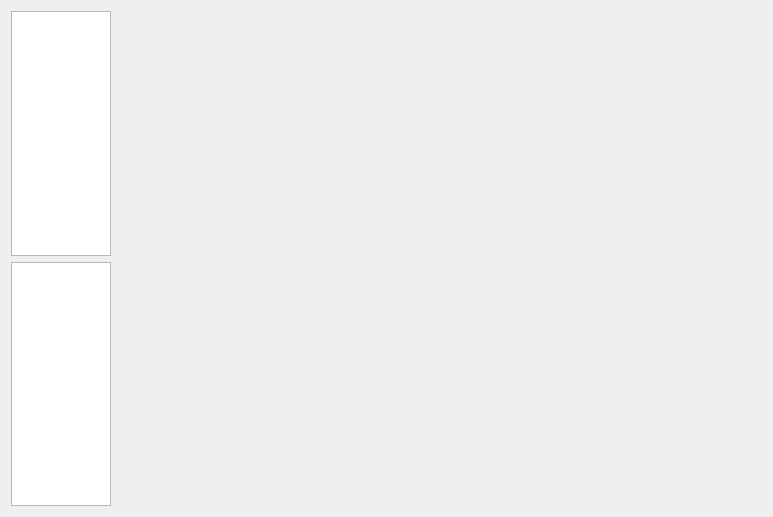
<?xml version="1.0" encoding="UTF-8"?>
<ui version="4.0">
 <class>uirenderdatahistograms</class>
 <widget class="QWidget" name="uirenderdatahistograms">
  <property name="enabled">
   <bool>true</bool>
  </property>
  <property name="geometry">
   <rect>
    <x>0</x>
    <y>0</y>
    <width>773</width>
    <height>517</height>
   </rect>
  </property>
  <property name="sizePolicy">
   <sizepolicy hsizetype="Preferred" vsizetype="Preferred">
    <horstretch>0</horstretch>
    <verstretch>0</verstretch>
   </sizepolicy>
  </property>
  <property name="minimumSize">
   <size>
    <width>514</width>
    <height>517</height>
   </size>
  </property>
  <property name="windowTitle">
   <string>Vertex Data Plots</string>
  </property>
  <layout class="QVBoxLayout" name="verticalLayout_2">
   <property name="sizeConstraint">
    <enum>QLayout::SetMinimumSize</enum>
   </property>
   <item>
    <layout class="QHBoxLayout" name="dataLayout">
     <property name="sizeConstraint">
      <enum>QLayout::SetMinimumSize</enum>
     </property>
     <item>
      <layout class="QVBoxLayout" name="verticalLayout_3">
       <property name="sizeConstraint">
        <enum>QLayout::SetMinimumSize</enum>
       </property>
       <item>
        <widget class="QListWidget" name="listPaths">
         <property name="sizePolicy">
          <sizepolicy hsizetype="Fixed" vsizetype="Expanding">
           <horstretch>0</horstretch>
           <verstretch>0</verstretch>
          </sizepolicy>
         </property>
         <property name="sizeAdjustPolicy">
          <enum>QAbstractScrollArea::AdjustToContents</enum>
         </property>
        </widget>
       </item>
       <item>
        <widget class="QListWidget" name="listPlotNames">
         <property name="sizePolicy">
          <sizepolicy hsizetype="Fixed" vsizetype="Expanding">
           <horstretch>0</horstretch>
           <verstretch>0</verstretch>
          </sizepolicy>
         </property>
         <property name="sizeAdjustPolicy">
          <enum>QAbstractScrollArea::AdjustToContents</enum>
         </property>
        </widget>
       </item>
      </layout>
     </item>
     <item>
      <widget class="QStackedWidget" name="stackedHists">
       <widget class="QWidget" name="hist2D"/>
       <widget class="QWidget" name="hist3D"/>
       <widget class="QWidget" name="histColor"/>
      </widget>
     </item>
    </layout>
   </item>
  </layout>
 </widget>
 <resources/>
 <connections/>
</ui>
